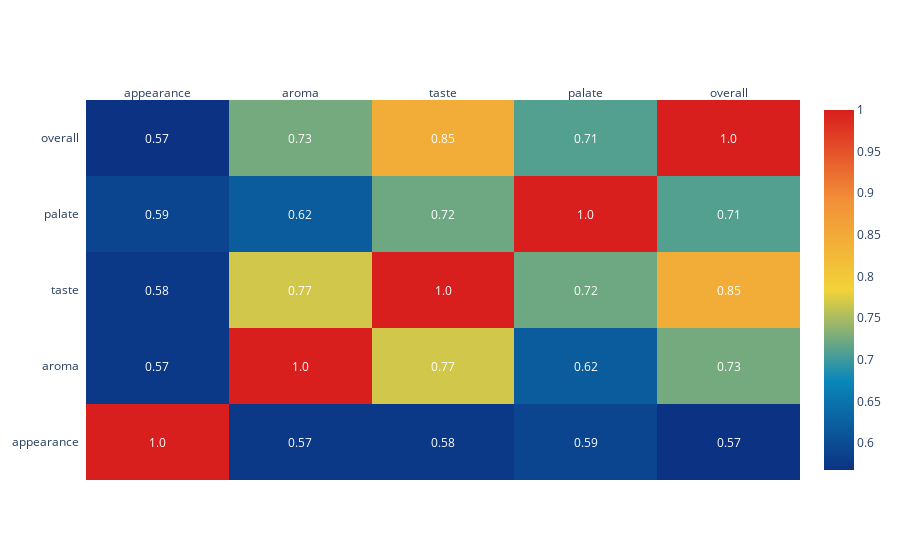

Here is the notebook cell this chart was saved with:
### Code cell
heat_map_plotly = ff.create_annotated_heatmap(
    z=corr_metrics.values,
    x=list(corr_metrics.columns),
    y=list(corr_metrics.index),
    annotation_text=corr_metrics.round(2).values,
    showscale=True,
    colorscale='Portland',
    font_colors=['white','white'])

layout = go.Layout(title="Correlation Heatmap",
                   margin = dict(l = 330))

fig = go.Figure(data=heat_map_plotly, layout=layout)
py.offline.iplot(fig)

### Figure 1 — Plotly figure (JSON) as saved in the notebook; plotly's stock layout.template omitted (floating-point values rounded to 4 significant figures)
{"data": [{"colorscale": [[0, "rgb(12,51,131)"], [0.25, "rgb(10,136,186)"], [0.5, "rgb(242,211,56)"], [0.75, "rgb(242,143,56)"], [1, "rgb(217,30,30)"]], "reversescale": false, "showscale": true, "type": "heatmap", "x": ["appearance", "aroma", "taste", "palate", "overall"], "y": ["appearance", "aroma", "taste", "palate", "overall"], "z": [[1, 0.5749, 0.5753, 0.5907, 0.5677], [0.5749, 1, 0.7683, 0.6197, 0.7254], [0.5753, 0.7683, 1, 0.7221, 0.8466], [0.5907, 0.6197, 0.7221, 1, 0.7104], [0.5677, 0.7254, 0.8466, 0.7104, 1]]}], "layout": {"annotations": [{"font": {"color": "white"}, "showarrow": false, "text": "1.0", "x": "appearance", "xref": "x", "y": "appearance", "yref": "y"}, {"font": {"color": "white"}, "showarrow": false, "text": "0.57", "x": "aroma", "xref": "x", "y": "appearance", "yref": "y"}, {"font": {"color": "white"}, "showarrow": false, "text": "0.58", "x": "taste", "xref": "x", "y": "appearance", "yref": "y"}, {"font": {"color": "white"}, "showarrow": false, "text": "0.59", "x": "palate", "xref": "x", "y": "appearance", "yref": "y"}, {"font": {"color": "white"}, "showarrow": false, "text": "0.57", "x": "overall", "xref": "x", "y": "appearance", "yref": "y"}, {"font": {"color": "white"}, "showarrow": false, "text": "0.57", "x": "appearance", "xref": "x", "y": "aroma", "yref": "y"}, {"font": {"color": "white"}, "showarrow": false, "text": "1.0", "x": "aroma", "xref": "x", "y": "aroma", "yref": "y"}, {"font": {"color": "white"}, "showarrow": false, "text": "0.77", "x": "taste", "xref": "x", "y": "aroma", "yref": "y"}, {"font": {"color": "white"}, "showarrow": false, "text": "0.62", "x": "palate", "xref": "x", "y": "aroma", "yref": "y"}, {"font": {"color": "white"}, "showarrow": false, "text": "0.73", "x": "overall", "xref": "x", "y": "aroma", "yref": "y"}, {"font": {"color": "white"}, "showarrow": false, "text": "0.58", "x": "appearance", "xref": "x", "y": "taste", "yref": "y"}, {"font": {"color": "white"}, "showarrow": false, "text": "0.77", "x": "aroma", "xref": "x", "y": "taste", "yref": "y"}, {"font": {"color": "white"}, "showarrow": false, "text": "1.0", "x": "taste", "xref": "x", "y": "taste", "yref": "y"}, {"font": {"color": "white"}, "showarrow": false, "text": "0.72", "x": "palate", "xref": "x", "y": "taste", "yref": "y"}, {"font": {"color": "white"}, "showarrow": false, "text": "0.85", "x": "overall", "xref": "x", "y": "taste", "yref": "y"}, {"font": {"color": "white"}, "showarrow": false, "text": "0.59", "x": "appearance", "xref": "x", "y": "palate", "yref": "y"}, {"font": {"color": "white"}, "showarrow": false, "text": "0.62", "x": "aroma", "xref": "x", "y": "palate", "yref": "y"}, {"font": {"color": "white"}, "showarrow": false, "text": "0.72", "x": "taste", "xref": "x", "y": "palate", "yref": "y"}, {"font": {"color": "white"}, "showarrow": false, "text": "1.0", "x": "palate", "xref": "x", "y": "palate", "yref": "y"}, {"font": {"color": "white"}, "showarrow": false, "text": "0.71", "x": "overall", "xref": "x", "y": "palate", "yref": "y"}, {"font": {"color": "white"}, "showarrow": false, "text": "0.57", "x": "appearance", "xref": "x", "y": "overall", "yref": "y"}, {"font": {"color": "white"}, "showarrow": false, "text": "0.73", "x": "aroma", "xref": "x", "y": "overall", "yref": "y"}, {"font": {"color": "white"}, "showarrow": false, "text": "0.85", "x": "taste", "xref": "x", "y": "overall", "yref": "y"}, {"font": {"color": "white"}, "showarrow": false, "text": "0.71", "x": "palate", "xref": "x", "y": "overall", "yref": "y"}, {"font": {"color": "white"}, "showarrow": false, "text": "1.0", "x": "overall", "xref": "x", "y": "overall", "yref": "y"}], "xaxis": {"dtick": 1, "gridcolor": "rgb(0, 0, 0)", "side": "top", "ticks": ""}, "yaxis": {"dtick": 1, "ticks": "", "ticksuffix": "  "}}}
